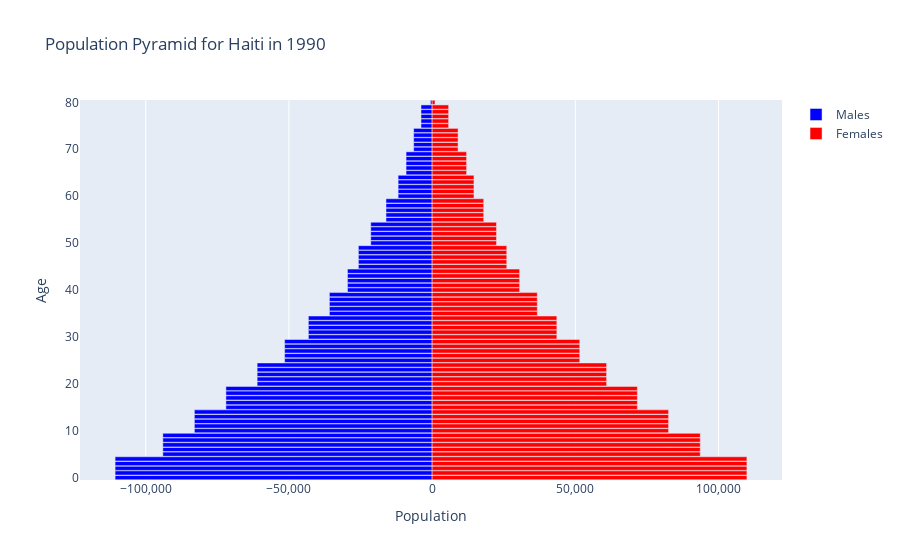

Write notebook code for a chart like this one.
### Code cell
population_pyramid(population_df, 1990, "Haiti")
